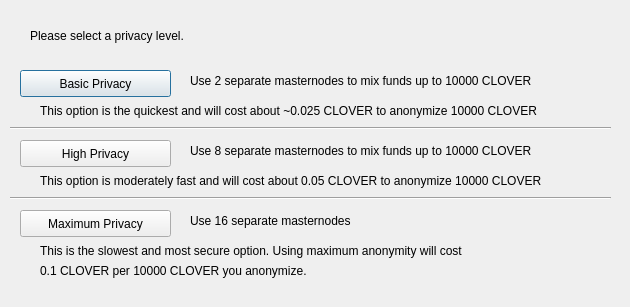
<?xml version="1.0" encoding="UTF-8"?>
<ui version="4.0">
 <class>ObfuscationConfig</class>
 <widget class="QDialog" name="ObfuscationConfig">
  <property name="geometry">
   <rect>
    <x>0</x>
    <y>0</y>
    <width>630</width>
    <height>307</height>
   </rect>
  </property>
  <property name="windowTitle">
   <string>Configure Obfuscation</string>
  </property>
  <widget class="QPushButton" name="buttonBasic">
   <property name="geometry">
    <rect>
     <x>20</x>
     <y>70</y>
     <width>151</width>
     <height>27</height>
    </rect>
   </property>
   <property name="text">
    <string>Basic Privacy</string>
   </property>
  </widget>
  <widget class="QPushButton" name="buttonHigh">
   <property name="geometry">
    <rect>
     <x>20</x>
     <y>140</y>
     <width>151</width>
     <height>27</height>
    </rect>
   </property>
   <property name="text">
    <string>High Privacy</string>
   </property>
  </widget>
  <widget class="QPushButton" name="buttonMax">
   <property name="geometry">
    <rect>
     <x>20</x>
     <y>210</y>
     <width>151</width>
     <height>27</height>
    </rect>
   </property>
   <property name="text">
    <string>Maximum Privacy</string>
   </property>
  </widget>
  <widget class="QLabel" name="label">
   <property name="geometry">
    <rect>
     <x>30</x>
     <y>20</y>
     <width>571</width>
     <height>31</height>
    </rect>
   </property>
   <property name="text">
    <string>Please select a privacy level.</string>
   </property>
  </widget>
  <widget class="QLabel" name="label_2">
   <property name="geometry">
    <rect>
     <x>190</x>
     <y>70</y>
     <width>421</width>
     <height>21</height>
    </rect>
   </property>
   <property name="text">
    <string>Use 2 separate masternodes to mix funds up to 10000 CLOVER</string>
   </property>
  </widget>
  <widget class="QLabel" name="label_3">
   <property name="geometry">
    <rect>
     <x>190</x>
     <y>140</y>
     <width>411</width>
     <height>21</height>
    </rect>
   </property>
   <property name="text">
    <string>Use 8 separate masternodes to mix funds up to 10000 CLOVER</string>
   </property>
  </widget>
  <widget class="QLabel" name="label_4">
   <property name="geometry">
    <rect>
     <x>190</x>
     <y>210</y>
     <width>421</width>
     <height>21</height>
    </rect>
   </property>
   <property name="text">
    <string>Use 16 separate masternodes</string>
   </property>
  </widget>
  <widget class="QLabel" name="label_6">
   <property name="geometry">
    <rect>
     <x>40</x>
     <y>100</y>
     <width>561</width>
     <height>21</height>
    </rect>
   </property>
   <property name="text">
    <string>This option is the quickest and will cost about ~0.025 CLOVER to anonymize 10000 CLOVER</string>
   </property>
  </widget>
  <widget class="QLabel" name="label_7">
   <property name="geometry">
    <rect>
     <x>40</x>
     <y>170</y>
     <width>561</width>
     <height>21</height>
    </rect>
   </property>
   <property name="text">
    <string>This option is moderately fast and will cost about 0.05 CLOVER to anonymize 10000 CLOVER</string>
   </property>
  </widget>
  <widget class="QLabel" name="label_8">
   <property name="geometry">
    <rect>
     <x>40</x>
     <y>240</y>
     <width>561</width>
     <height>21</height>
    </rect>
   </property>
   <property name="text">
    <string>This is the slowest and most secure option. Using maximum anonymity will cost</string>
   </property>
  </widget>
  <widget class="QLabel" name="label_9">
   <property name="geometry">
    <rect>
     <x>40</x>
     <y>260</y>
     <width>561</width>
     <height>21</height>
    </rect>
   </property>
   <property name="text">
    <string>0.1 CLOVER per 10000 CLOVER you anonymize.</string>
   </property>
  </widget>
  <widget class="Line" name="line">
   <property name="geometry">
    <rect>
     <x>10</x>
     <y>120</y>
     <width>601</width>
     <height>16</height>
    </rect>
   </property>
   <property name="orientation">
    <enum>Qt::Horizontal</enum>
   </property>
  </widget>
  <widget class="Line" name="line_2">
   <property name="geometry">
    <rect>
     <x>10</x>
     <y>190</y>
     <width>601</width>
     <height>16</height>
    </rect>
   </property>
   <property name="orientation">
    <enum>Qt::Horizontal</enum>
   </property>
  </widget>
 </widget>
 <resources/>
 <connections/>
</ui>
